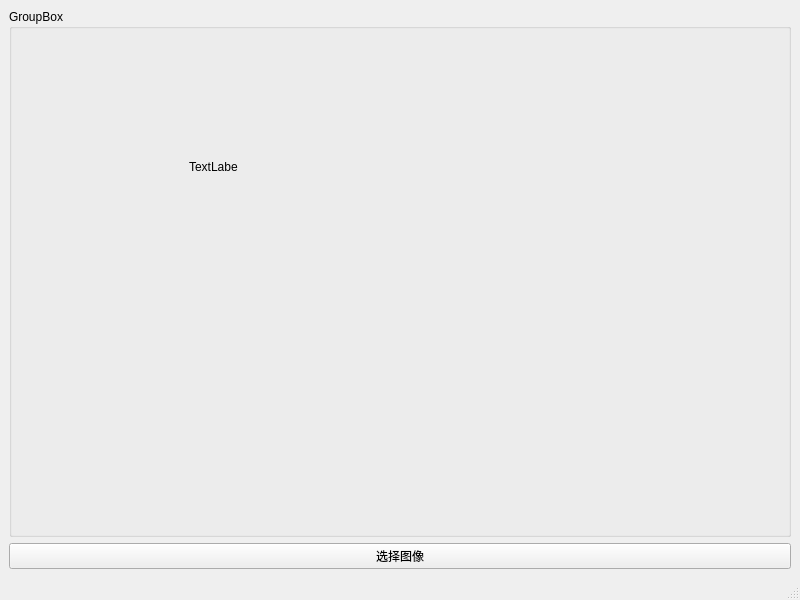
<?xml version="1.0" encoding="UTF-8"?>
<ui version="4.0">
 <class>MainWindow_9</class>
 <widget class="QMainWindow" name="MainWindow_9">
  <property name="geometry">
   <rect>
    <x>0</x>
    <y>0</y>
    <width>800</width>
    <height>600</height>
   </rect>
  </property>
  <property name="windowTitle">
   <string>MainWindow</string>
  </property>
  <widget class="QWidget" name="centralwidget">
   <layout class="QVBoxLayout" name="verticalLayout">
    <item>
     <widget class="QGroupBox" name="groupBox">
      <property name="title">
       <string>GroupBox</string>
      </property>
      <widget class="QLabel" name="label">
       <property name="geometry">
        <rect>
         <x>180</x>
         <y>150</y>
         <width>49</width>
         <height>16</height>
        </rect>
       </property>
       <property name="text">
        <string>TextLabel</string>
       </property>
      </widget>
     </widget>
    </item>
    <item>
     <widget class="QPushButton" name="pushButton">
      <property name="text">
       <string>选择图像</string>
      </property>
     </widget>
    </item>
   </layout>
  </widget>
  <widget class="QMenuBar" name="menubar">
   <property name="geometry">
    <rect>
     <x>0</x>
     <y>0</y>
     <width>800</width>
     <height>21</height>
    </rect>
   </property>
  </widget>
  <widget class="QStatusBar" name="statusbar"/>
 </widget>
 <resources/>
 <connections/>
</ui>
